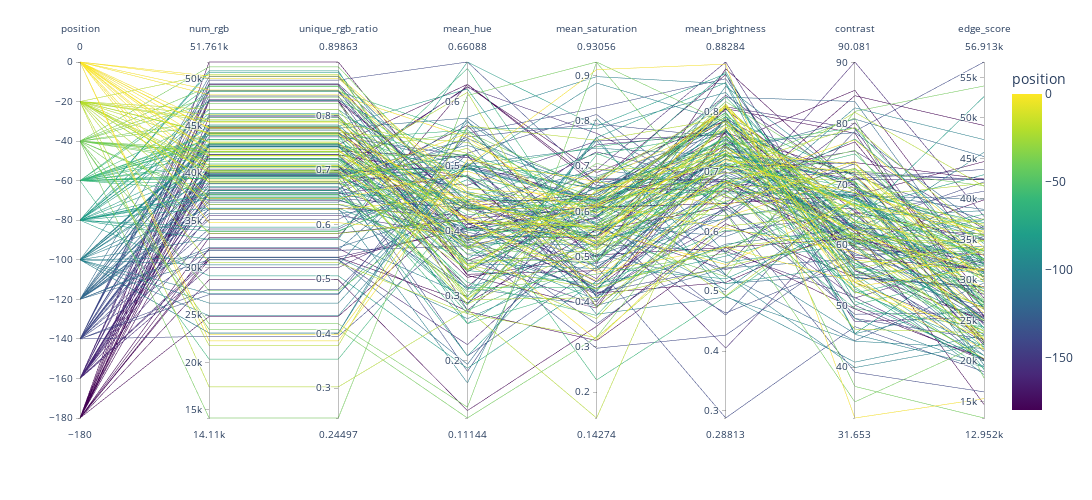

Notebook cell for this chart:
### Code cell
test_df = df.copy()
test_df["position"] = test_df["position"].apply(lambda val:-(val//20 * 20))
test_df = test_df[["position"] + list(stat_cols)]
fig = px.parallel_coordinates(test_df,
                              color="position",
                              width=1500,
                              height=500,
                              color_continuous_scale=px.colors.sequential.Viridis)
fig.show()

### Figure 1 — Plotly figure (JSON) as saved in the notebook; plotly's stock layout.template omitted (floating-point values rounded to 4 significant figures; data arrays with more than 128 entries replaced by an {"elided": "..."} marker saying what was removed)
{"data": [{"dimensions": [{"label": "position", "values": {"elided": "200 int values"}}, {"label": "num_rgb", "values": {"elided": "200 int values"}}, {"label": "unique_rgb_ratio", "values": {"elided": "200 float values"}}, {"label": "mean_hue", "values": {"elided": "200 float values"}}, {"label": "mean_saturation", "values": {"elided": "200 float values"}}, {"label": "mean_brightness", "values": {"elided": "200 float values"}}, {"label": "contrast", "values": {"elided": "200 float values"}}, {"label": "edge_score", "values": {"elided": "200 float values"}}], "domain": {"x": [0, 1], "y": [0, 1]}, "line": {"color": {"elided": "200 int values"}, "coloraxis": "coloraxis"}, "name": "", "type": "parcoords"}], "layout": {"coloraxis": {"colorbar": {"title": {"text": "position"}}, "colorscale": [[0, "#440154"], [0.1111, "#482878"], [0.2222, "#3e4989"], [0.3333, "#31688e"], [0.4444, "#26828e"], [0.5556, "#1f9e89"], [0.6667, "#35b779"], [0.7778, "#6ece58"], [0.8889, "#b5de2b"], [1, "#fde725"]]}, "height": 500, "legend": {"tracegroupgap": 0}, "margin": {"t": 60}, "width": 1500}}
